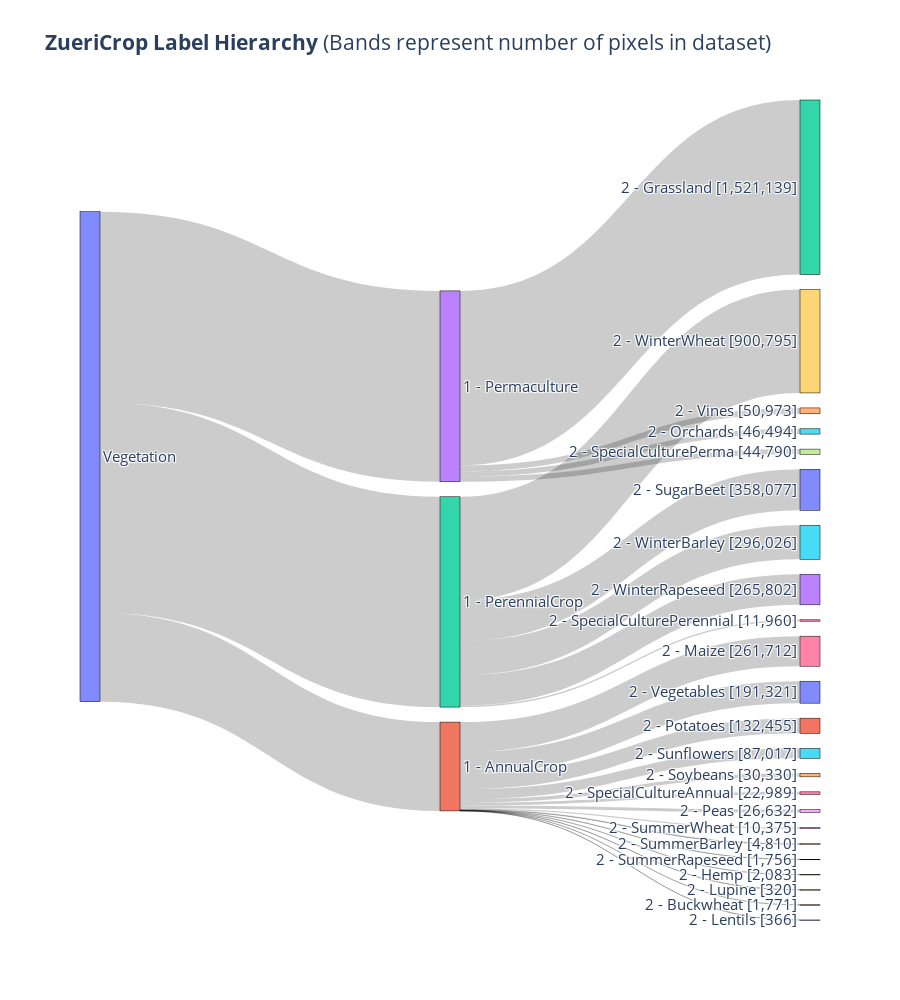

Write notebook code for a chart like this one.
### Code cell
# Prepare data for Sankey diagram
node_labels = ["Vegetation"]

# Create labels for tier 1 nodes
tier1_labels = [f"1 - {dataset_info['tier1'][i]}" for i in sorted(list(pixels_by_tier_category['tier1'].keys())) if i != 0]
node_labels.extend(tier1_labels)

# Create labels for tier 2 nodes
tier2_labels = [f"2 - {dataset_info['tier2'][i]} [{pixels_by_tier_category['tier2'][i]:,}]" for i in sorted(list(pixels_by_tier_category['tier2'].keys())) if i != 0]
node_labels.extend(tier2_labels)

# Create source and target lists based on the provided relationships
sources = []
targets = []
values = []

# Tier1 to Vegetation links
for i, t1_index in enumerate(tier1_labels):
    sources.append(0)  # Index of Vegetation node
    targets.append(i+1)  # Adjust index for tier 1 node
    values.append(pixels_by_tier_category['tier1'][i+1])

# Tier2 to Tier1 links
for i, t1_index in enumerate(tier2_to_tier1):
    if i == 0:
        continue
    targets.append(len(tier1_labels) + i)  # Adjust index for tier 2 node
    sources.append(t1_index)  # Adjust index for tier 1 node
    values.append(pixels_by_tier_category['tier2'][i])

# Create the Sankey diagram using Plotly
fig = go.Figure(data=[go.Sankey(
    node=dict(
        pad=15,
        thickness=20,
        line=dict(color="black", width=0.5),
        label=node_labels,
    ),
    link=dict(
        source=sources,
        target=targets,
        value=values
    ),
    arrangement='snap'
)])

fig.update_layout(title_text="<b>ZueriCrop Label Hierarchy</b> (Bands represent number of pixels in dataset)", font_size=15, height=1000)

fig.write_image("../assets/ZueriCrop_2.0_Seasonality_F_Tiers_Sankey.pdf", width=1200, height=1500)

fig.show()

### Figure 1 — Plotly figure (JSON) as saved in the notebook; plotly's stock layout.template omitted (floating-point values rounded to 4 significant figures)
{"data": [{"arrangement": "snap", "link": {"source": [0, 0, 0, 1, 2, 1, 1, 1, 2, 2, 1, 1, 2, 1, 1, 1, 1, 1, 1, 1, 1, 3, 1, 3, 3, 2, 3], "target": [1, 2, 3, 4, 5, 6, 7, 8, 9, 10, 11, 12, 13, 14, 15, 16, 17, 18, 19, 20, 21, 22, 23, 24, 25, 26, 27], "value": [773937, 1832660, 1663396, 4810, 296026, 261712, 0, 10375, 900795, 358077, 132455, 1756, 265802, 30330, 87017, 22989, 2083, 26632, 320, 191321, 1771, 1521139, 366, 50973, 46494, 11960, 44790]}, "node": {"label": ["Vegetation", "1 - AnnualCrop", "1 - PerennialCrop", "1 - Permaculture", "2 - SummerBarley [4,810]", "2 - WinterBarley [296,026]", "2 - Maize [261,712]", "2 - Rice [0]", "2 - SummerWheat [10,375]", "2 - WinterWheat [900,795]", "2 - SugarBeet [358,077]", "2 - Potatoes [132,455]", "2 - SummerRapeseed [1,756]", "2 - WinterRapeseed [265,802]", "2 - Soybeans [30,330]", "2 - Sunflowers [87,017]", "2 - SpecialCultureAnnual [22,989]", "2 - Hemp [2,083]", "2 - Peas [26,632]", "2 - Lupine [320]", "2 - Vegetables [191,321]", "2 - Buckwheat [1,771]", "2 - Grassland [1,521,139]", "2 - Lentils [366]", "2 - Vines [50,973]", "2 - Orchards [46,494]", "2 - SpecialCulturePerennial [11,960]", "2 - SpecialCulturePerma [44,790]"], "line": {"color": "black", "width": 0.5}, "pad": 15, "thickness": 20}, "type": "sankey"}], "layout": {"font": {"size": 15}, "height": 1000, "title": {"text": "<b>ZueriCrop Label Hierarchy</b> (Bands represent number of pixels in dataset)"}}}
